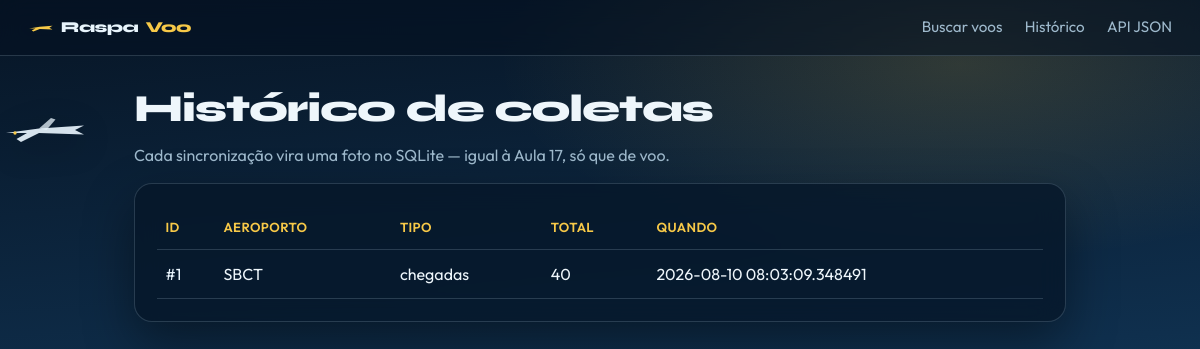
The page /historico on the database its author committed.
### models/coleta_voo.py (models this page shows, shortened)
class ColetaVoo(ModeloBase):
    __bind_key__ = "historico"
    __tablename__ = "coletas_voo"
    fonte = db.Column(db.String(255), nullable=False)
    aeroporto = db.Column(db.String(10), nullable=False)
    tipo_busca = db.Column(db.String(20), nullable=False)
    total = db.Column(db.Integer, nullable=False, default=0)
    voos = db.relationship(
        "VooInfo",
        back_populates="coleta",
        cascade="all, delete-orphan",
    )
    @classmethod
    def listar(cls):
        return cls.query.order_by(cls.data_criacao.desc()).all()

### controllers/site_controller.py (the view)
@site_bp.route("/historico")
def historico():
    coletas = ColetaVoo.listar()
    return render_template("historico.html", coletas=coletas)

### views/template/historico.html (shortened to what this page needs)
{% extends "layout.html" %}
{% block content %}
<section class="topo-pagina">
    <h1>Histórico de coletas</h1>
    <p class="subtitulo">Cada sincronização vira uma foto no SQLite — igual à Aula 17, só que de voo.</p>
</section>
<section class="painel">
    {% if coletas %}
    <div class="tabela-wrap">
        <table class="tabela">
            <thead>
                <tr>
                    <th>ID</th>
                    <th>Aeroporto</th>
                    <th>Tipo</th>
                    <th>Total</th>
                    <th>Quando</th>
                </tr>
            </thead>
            <tbody>
                {% for c in coletas %}
                <tr>
                    <td><a href="{{ url_for('site.detalhe_coleta', coleta_id=c.id) }}">#{{ c.id }}</a></td>
                    <td>{{ c.aeroporto }}</td>
                    <td>{{ c.tipo_busca }}</td>
                    <td>{{ c.total }}</td>
                    <td>{{ c.data_criacao }}</td>
                </tr>
                {% endfor %}
            </tbody>
        </table>
    </div>
    {% else %}
    <p class="vazio">Ainda sem coletas. Vá na home e marque “Gravar no histórico”.</p>
    {% endif %}
</section>
{% endblock %}

### views/static/css/style.css (style rules this page uses)
* { box-sizing: border-box; }
:root { --ceu-alto: #071525; --ceu-meio: #0f2f4d; --horizonte: #1a5a7a; --pista: #f7c948; --pista-clara: #ffe08a; --nuvem: #e8f4fc; --texto: #eef6fb; --texto-suave: #9eb9cc; --painel: rgba(6, 22, 40, 0.78); --borda: rgba(158, 185, 204, 0.22); --erro: #ff8a7a; --sucesso: #5eead4; --sombra: 0 20px 50px rgba(0, 0, 0, 0.4); }
body { margin: 0; min-height: 100vh; font-family: "Outfit", sans-serif; color: var(--texto); background: radial-gradient(ellipse 70% 45% at 80% 8%, rgba(247, 201, 72, 0.16), transparent 55%), radial-gradient(ellipse 50% 35% at 10% 90%, rgba(26, 90, 122, 0.45), transparent 60%), linear-gradient(175deg, var(--ceu-alto) 0%, var(--ceu-meio) 48%, var(--horizonte) 100%); background-attachment: fixed; line-height: 1.5; overflow-x: hidden; }
.topo-pagina { animation: fade-up 0.55s ease both; margin-bottom: 0.5rem; }
.topo-pagina h1 { display: flex; align-items: center; gap: 0.5rem; font-family: "Syne", sans-serif; font-weight: 800; font-size: clamp(1.8rem, 4vw, 2.4rem); margin: 0 0 0.35rem; letter-spacing: -0.03em; }
.subtitulo { color: var(--texto-suave); margin: 0 0 1rem; }
.painel { background: var(--painel); border: 1px solid var(--borda); border-radius: 18px; padding: 1.35rem; box-shadow: var(--sombra); backdrop-filter: blur(14px); animation: fade-up 0.75s ease both; }
.tabela-wrap { overflow-x: auto; }
.tabela { width: 100%; border-collapse: collapse; }
.tabela th, .tabela td { padding: 0.75rem 0.55rem; text-align: left; border-bottom: 1px solid var(--borda); vertical-align: top; }
.tabela th { color: var(--pista); font-weight: 600; font-size: 0.82rem; text-transform: uppercase; letter-spacing: 0.03em; }
.tabela a { color: var(--nuvem); text-decoration: none; }

### rows shown on the page
ColetaVoo: id "1", aeroporto "SBCT", tipo_busca "chegadas", total "40", data_criacao "2026-08-10 08:03:09.348491"
